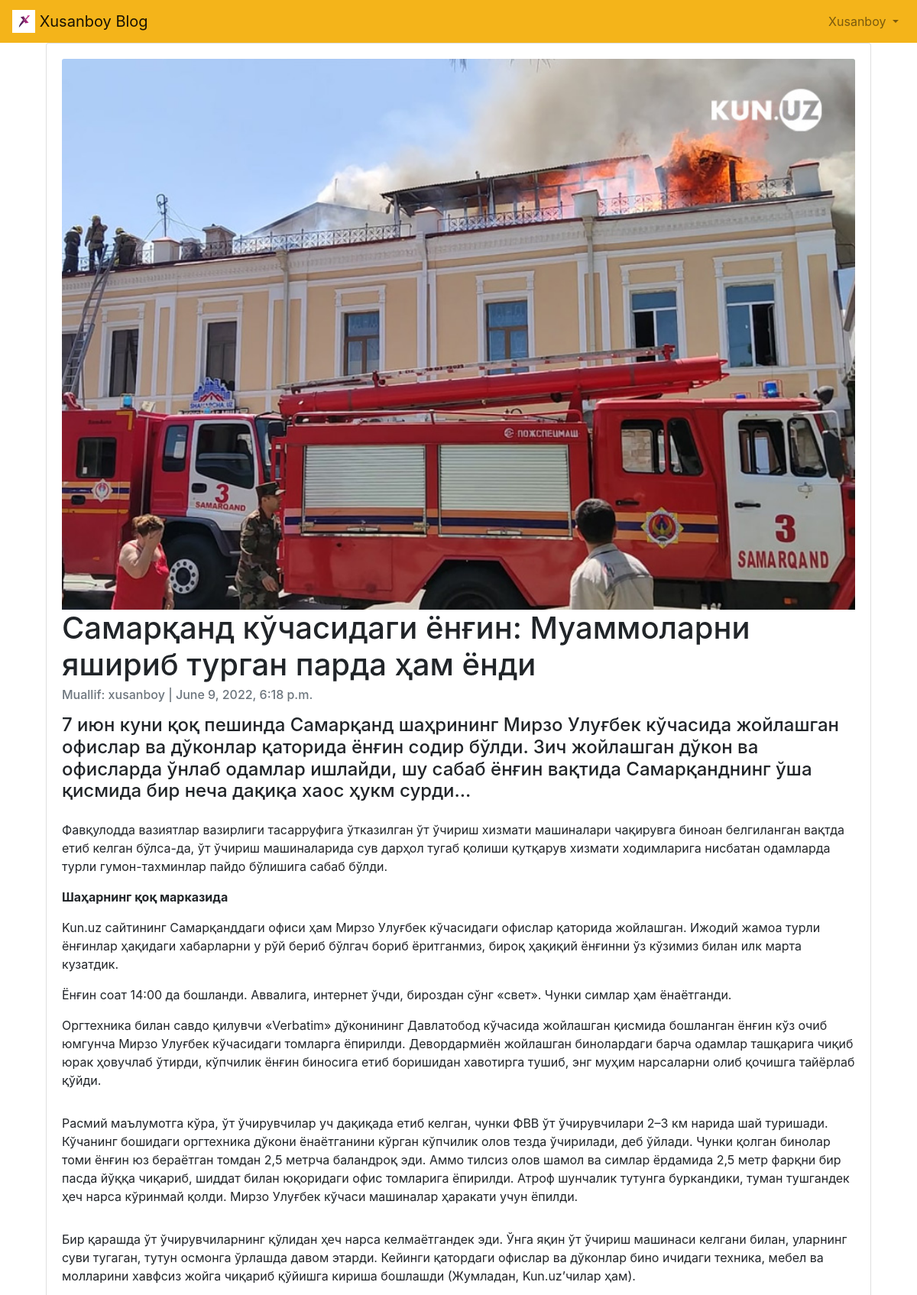
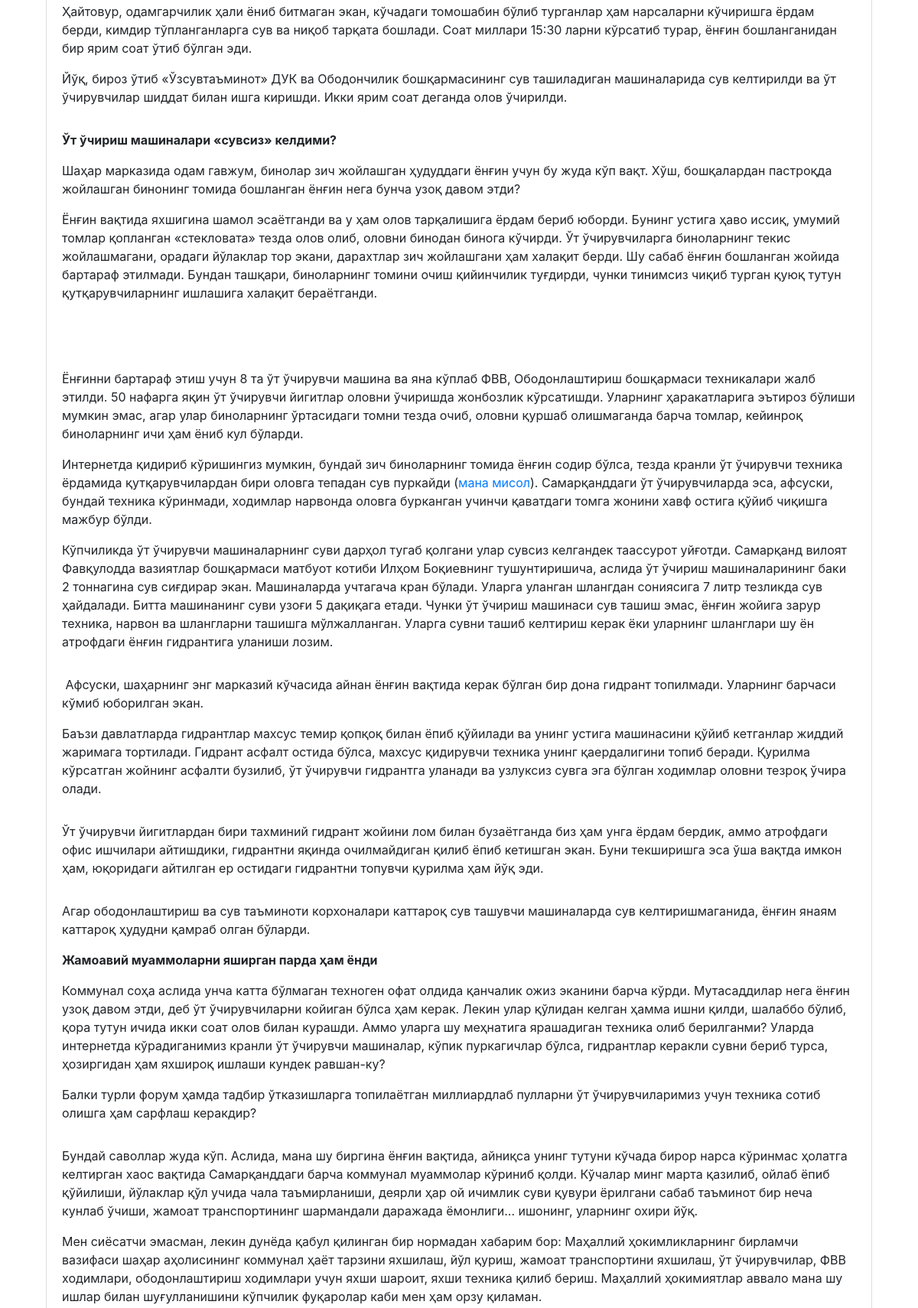
The app's page /articles/7/ (signed in, upper part) with its own data (2 pictures, top to bottom).
### accounts/models.py (models this page shows)
class CustomUser(AbstractUser):
    age = models.PositiveIntegerField(null=True, blank=True)

### articles/models.py (models this page shows, shortened)
class Article(models.Model):
    title = models.CharField(max_length=150)
    summary = models.CharField(max_length=200, blank=True)
    body = RichTextField()
    photo = models.ImageField(upload_to='images/', blank=True)
    date = models.DateTimeField(auto_now_add=True)
    author = models.ForeignKey(
        get_user_model(),
        on_delete=models.CASCADE,
    )

### articles/views.py (the view)
# urls.py: path('<int:pk>/', ArticleDetailView.as_view(), name='article_detail'),
class ArticleDetailView(DetailView):
    model = Article
    template_name = 'article_detail.html'

### templates/article_detail.html (shortened to what this page needs)
{% extends 'base.html' %}
{% block content %}
    <div class="container-fluid">
        <div class="card" >
          <div class="card-body">
              {%  if object.photo %}
                <img class="card-img-top" src="{{ object.photo.url }}" alt="{{ object.title }}">
              {% endif %}
              <h1 class="card-title">{{ object.title }}</h1>
              <h6 class="card-subtitle mb-2 text-muted">Muallif: {{ object.author }} | {{ object.date }}</h6>
              <p class="card-text">{{ object.body | safe}}</p>
          </div>
        </div>
    </div>
{% endblock content %}

### templates/base.html (shortened to what this page needs)
{% load static %}
<!DOCTYPE html>
<html>
    <head>
            <link rel="stylesheet" href="https://cdn.jsdelivr.net/npm/bootstrap@4.5.3/dist/css/bootstrap.min.css">
    </head>
    <body>
        <nav class="navbar navbar-expand-lg navbar-light" style="background-color: #F4B41A;">
            <a class="navbar-brand" href="{% url 'home' %}">
                <img src="/static/assets/img/x_logo.png" width="30" height="30" class="d-inline-block align-top" alt="">
                Xusanboy Blog
            </a>
            <div class="collapse navbar-collapse" id="navbarSupportedContent">
                {% if user.is_authenticated %}
                    <ul class="navbar-nav ml-auto">
                        <li class="nav-item">
                            <a class="nav-link dropdown-toggle" href="#"
                                id="navbarDropdown" role="button" data-toggle="dropdown"
                                aria-haspopup="true" aria-expanded="false">
                                {{ user.username | title }}
                            </a>
                        </li>
                    </ul>
                {% else %}
                    <form class="form-inline ml-auto">
                        <a href="{% url 'login' %}" class="btn btn-outline-light">Kirish</a>
                        <a href="{% url 'signup' %}" class="btn btn-primary ml-2">Ro'yxatdan o'tish</a>
                    </form>
                {% endif %}
            </div>
        </nav>
        <main>
            <div class="container">
                {% block content %}
                {% endblock content %}
            </div>
        </main>
    </body>
</html>

### records on screen
CustomUser: username "Xusanboy"
Article: photo (picture), title "Самарқанд кўчасидаги ёнғин: Муаммоларни яшириб турган парда ҳам ёнди", author "xusanboy", date "June 9, 2022, 6:18 p.m.", body "7 июн куни қоқ пешинда Самарқанд шаҳрининг Мирзо Улуғбек кўчасида жойлашган офислар ва дўконлар қаторида ёнғин содир бўлди. Зич жойлашган дўкон ва офисларда ўнлаб одамлар ишлайди, шу сабаб ёнғин вақтида Самарқанднинг ўша қисмида бир неча дақиқа хаос ҳукм сурди... Фавқулодда вазиятлар вазирлиги тасарруфига ўтказилган ўт ўчириш хизмати машиналари чақирувга биноан белгиланган вақтда етиб келган бўлса-да, ўт ўчириш машиналарида сув дарҳол тугаб қолиши қутқарув хизмати ходимларига нисбатан одамларда турли гумон-тахминлар пайдо бўлишига сабаб бўлди. Шаҳарнинг қоқ марказида Kun.uz сайтининг Самарқанддаги офиси ҳам Мирзо Улуғбек кўчасидаги офислар қаторида жойлашган. Ижодий жамоа турли ёнғинлар…"
